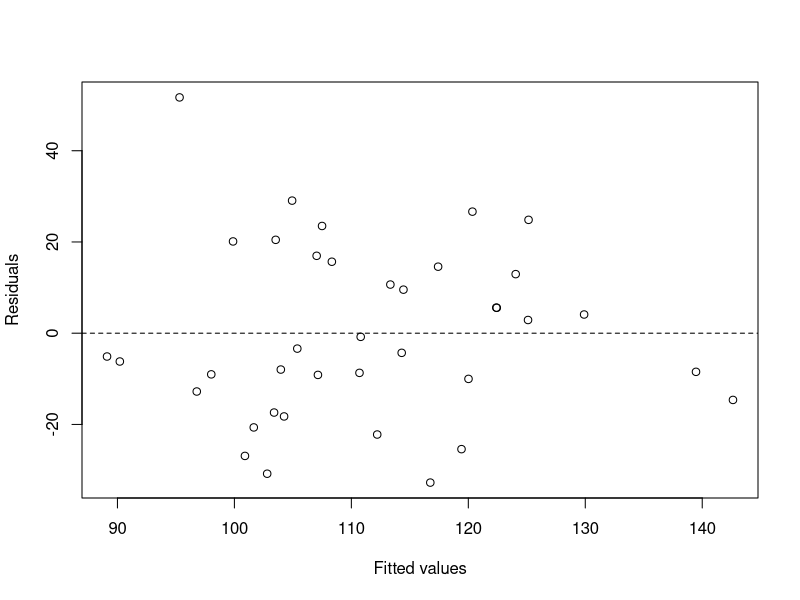
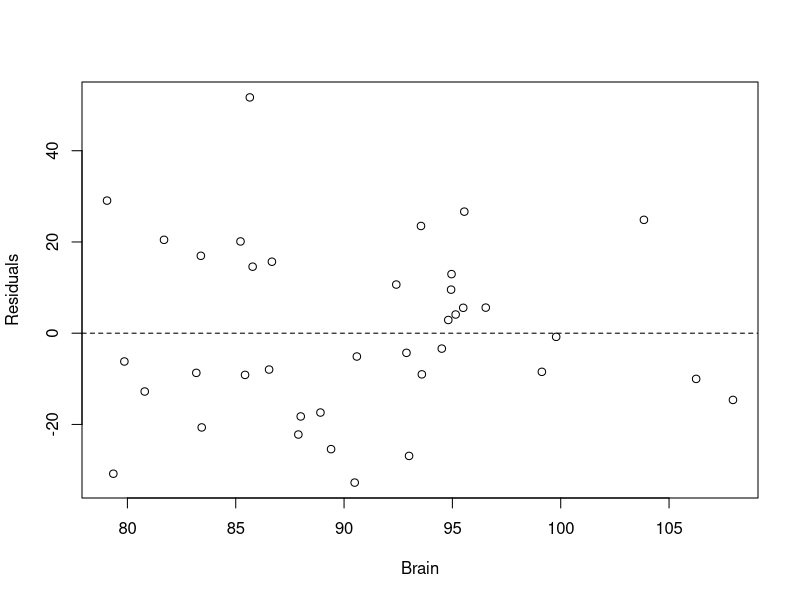
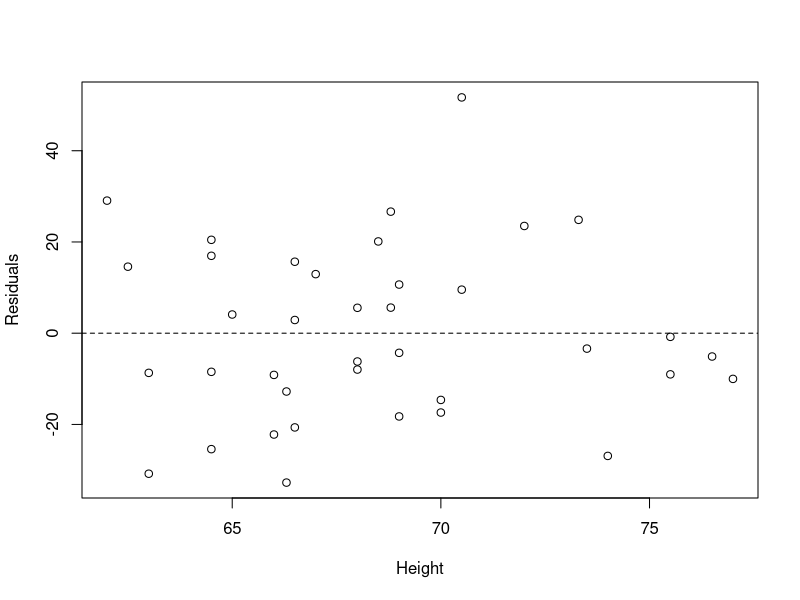
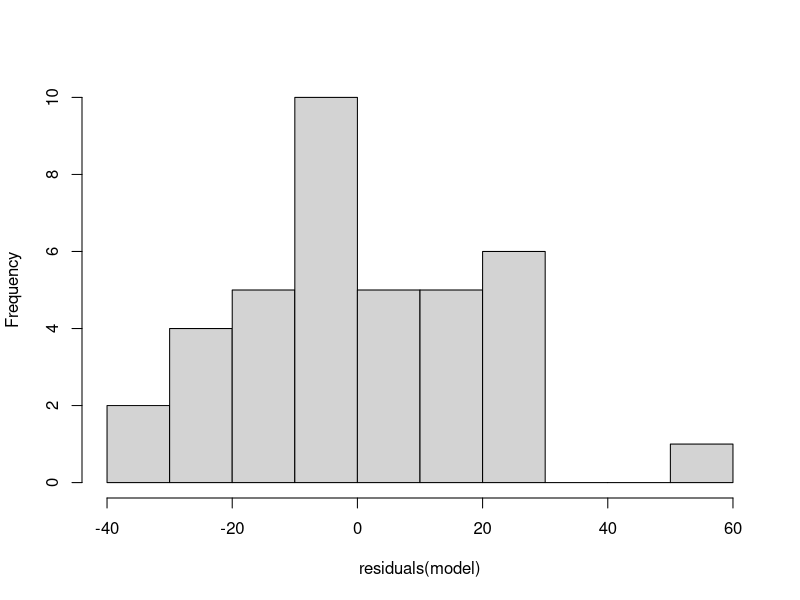
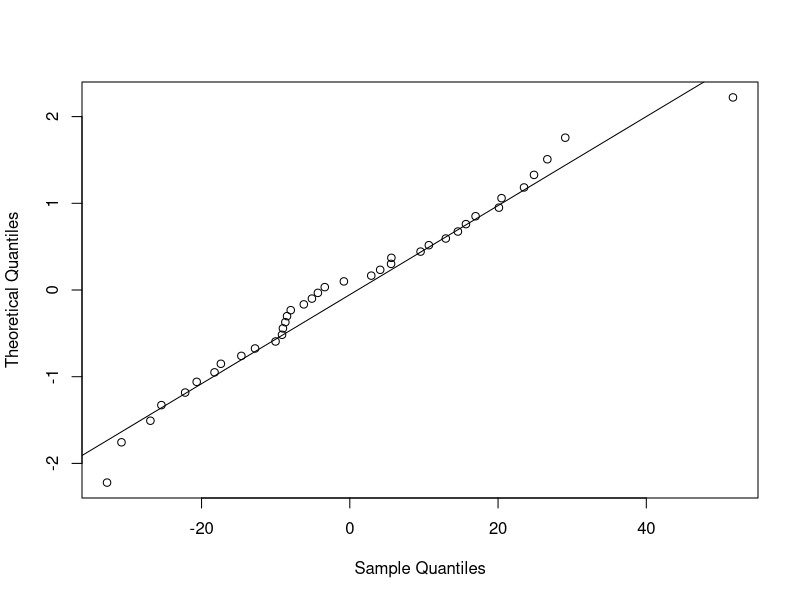
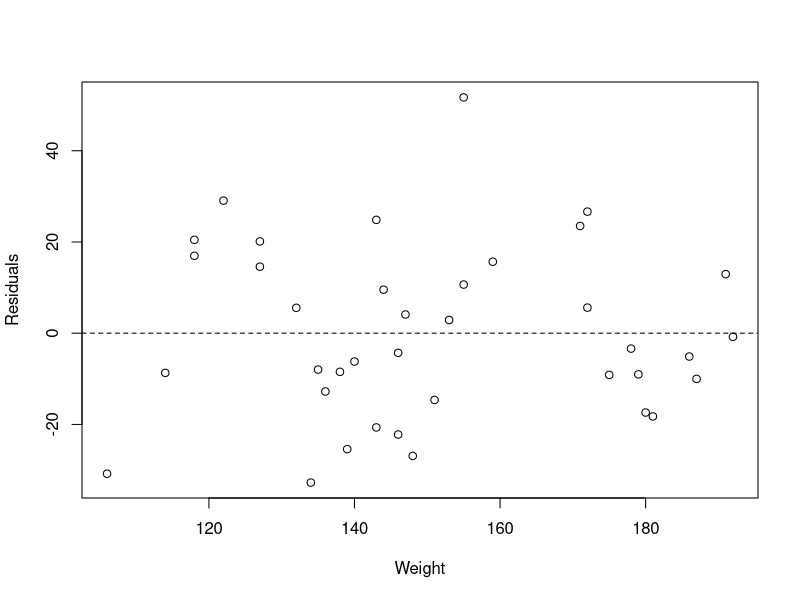

Write R code to recreate these figures, in order.
## ---- chunk 1
knitr::opts_chunk$set(echo = TRUE)
## ---- chunk 2
iqsize <- read.table("./Data/iqsize.txt", header=T)
attach(iqsize)
 
model <- lm(PIQ ~ Brain + Height)

predict(model, interval="confidence", se.fit=T,
        newdata=data.frame(Brain=90, Height=70))
# $fit
#        fit      lwr     upr
# 1 105.6391 98.23722 113.041
# 
# $se.fit
# [1] 3.646064
 
predict(model, interval="confidence", se.fit=T,
        newdata=data.frame(Brain=79, Height=62))
# $fit
#        fit      lwr     upr
# 1 104.8114 91.41796 118.2049
# 
# $se.fit
# [1] 6.597407
 
predict(model, interval="prediction",
        newdata=data.frame(Brain=90, Height=70))
# $fit
#        fit      lwr     upr
# 1 105.6391 65.34688 145.9314
 
detach(iqsize)
## ---- chunk 3
iqsize <- read.table("./Data/iqsize.txt", header=T)
attach(iqsize)
 
model <- lm(PIQ ~ Brain + Height)
 
plot(x=fitted(model), y=residuals(model),
     xlab="Fitted values", ylab="Residuals",
     panel.last = abline(h=0, lty=2))
 
plot(x=Brain, y=residuals(model),
     ylab="Residuals",
     panel.last = abline(h=0, lty=2))
 
plot(x=Height, y=residuals(model),
     ylab="Residuals",
     panel.last = abline(h=0, lty=2))
 
hist(residuals(model), main="")
 
qqnorm(residuals(model), main="", datax=TRUE)
qqline(residuals(model), datax=TRUE)
 
plot(x=Weight, y=residuals(model),
     ylab="Residuals",
     panel.last = abline(h=0, lty=2))
 
library(nortest)
ad.test(residuals(model)) # A = 0.2621, p-value = 0.6857
shapiro.test(residuals(model)) # W = 0.976, p-value = 0.5764
lillie.test(residuals(model)) # D = 0.097, p-value = 0.4897
 
detach(iqsize)
## ---- chunk 4
toluca <- read.table("./Data/toluca.txt", header=T)
attach(toluca)
 
model <- lm(WorkHours ~ LotSize)
lotgroup <- factor(LotSize<=70)
 
library(car)
leveneTest(residuals(model), group=lotgroup)
# Levene's Test for Homogeneity of Variance (center = median)
#       Df F value Pr(>F)
# group  1  1.7331  0.201
#       23               
 
ncvTest(model)
# Non-constant Variance Score Test 
# Variance formula: ~ fitted.values 
# Chisquare = 0.8209192    Df = 1     p = 0.3649116 
 
detach(toluca)
